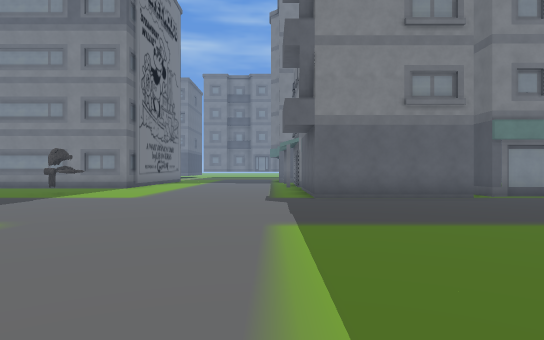
[1] (above)

22 first-person views from a walk through a level from a Godot 3-D game. The camera is 1.4 m above the floor, looks level and sees 75° across. The floor is counted in squares, 2 m on a side. Each view is taken from the middle of a square. On the plan, view 1 faces up. The plan holds only what a view shows up to about 11 squares ahead; the rest is blank. The place goes on beyond the plan. Flat picture figures and markers are not drawn. Characters and animated objects are not drawn. Some surface patterns are stand-ins.

[2]
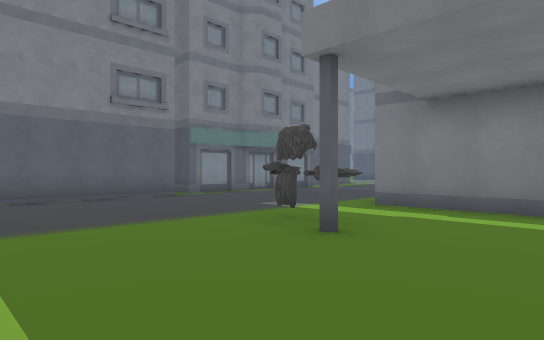

[3]
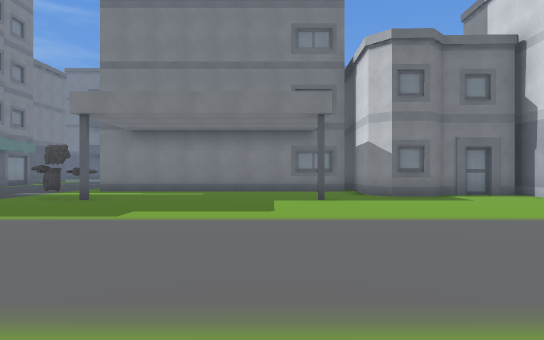

[4]
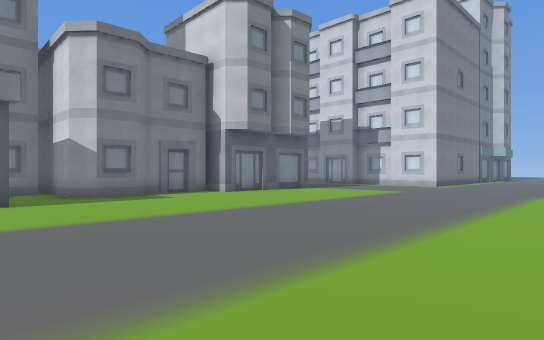

[5]
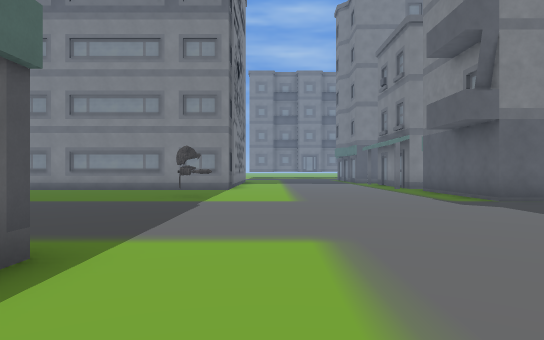

[6]
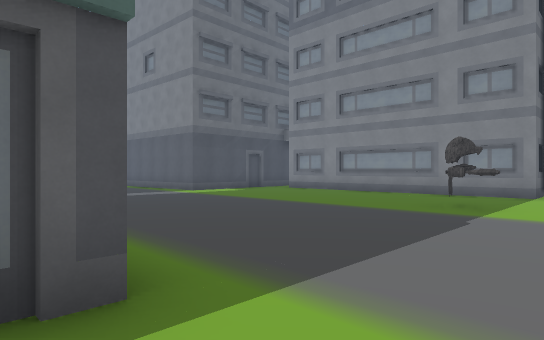

[7]
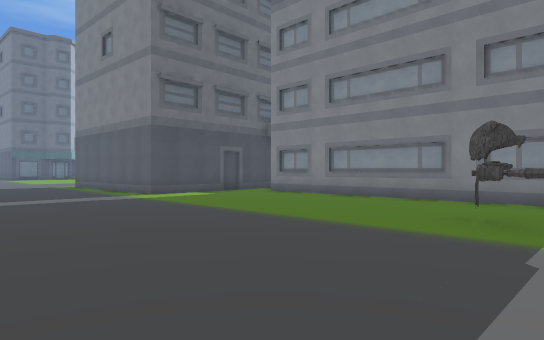

[8]
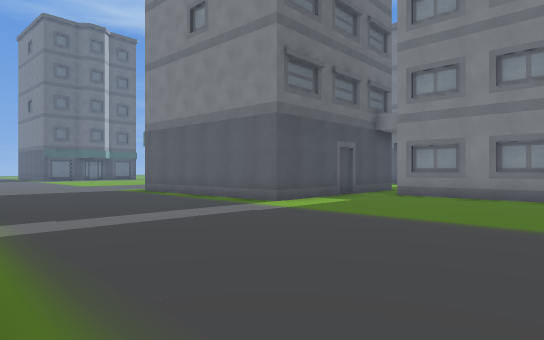

[9]
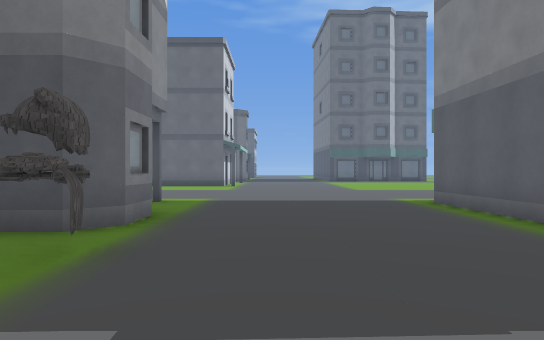

[10]
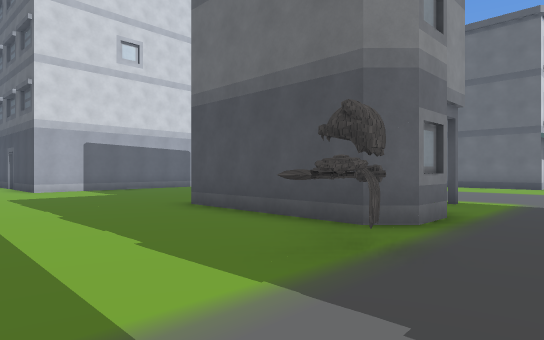

[11]
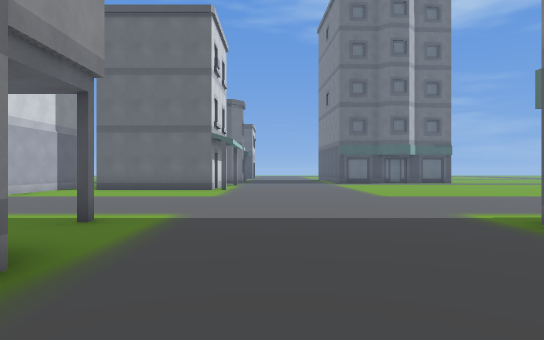

[12]
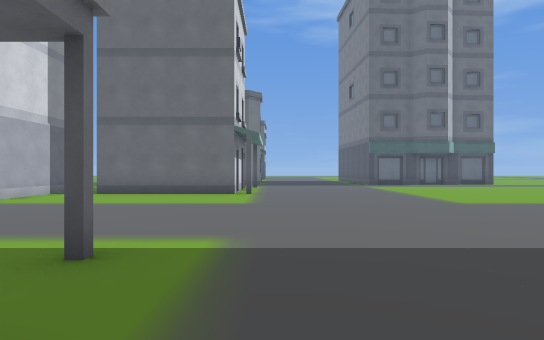

[13]
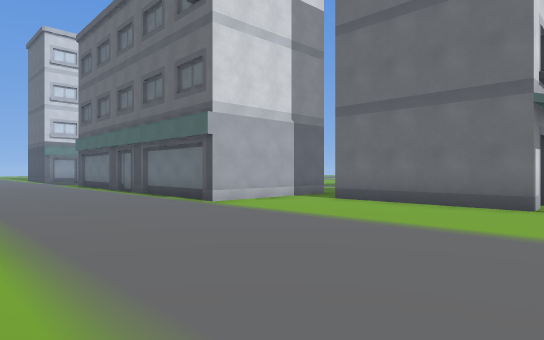

[14]
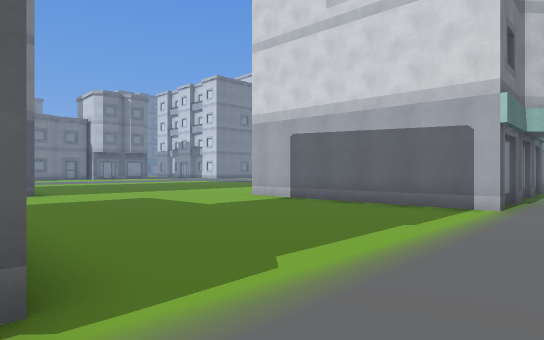

[15]
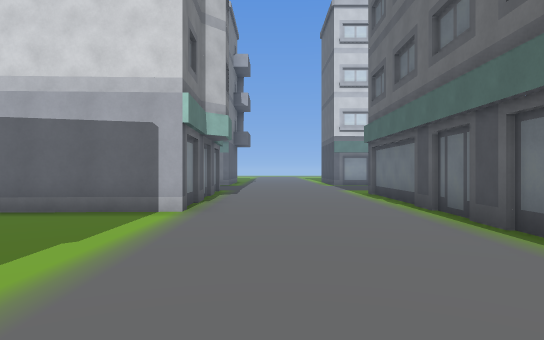

[16]
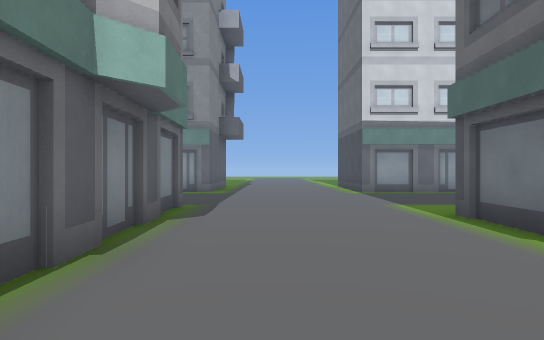

[17]
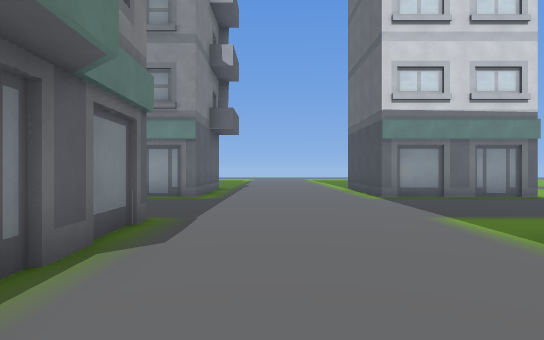

[18]
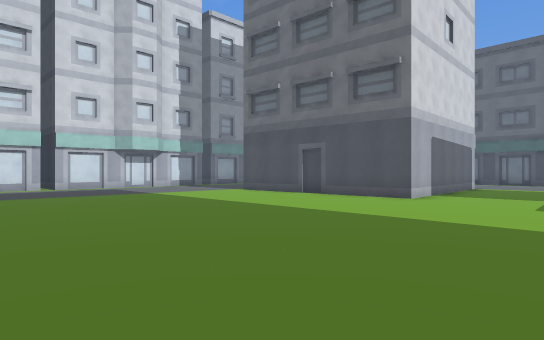

[19]
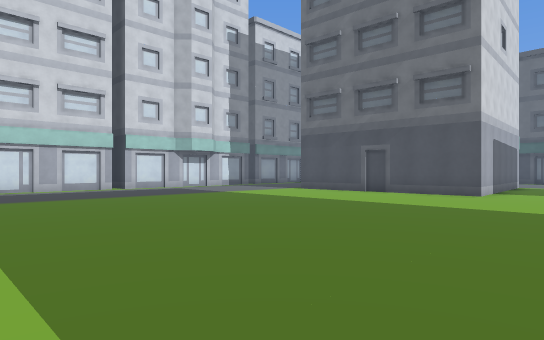

[20]
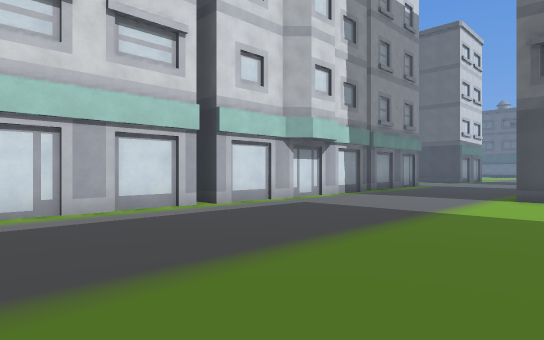

[21]
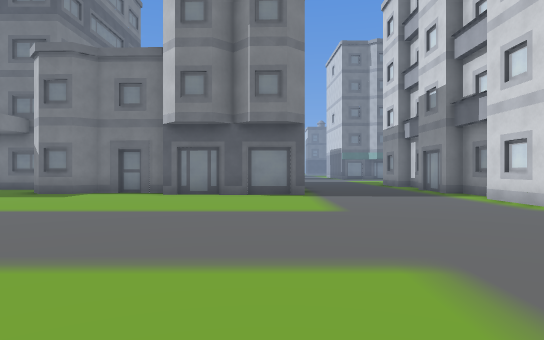

[22]
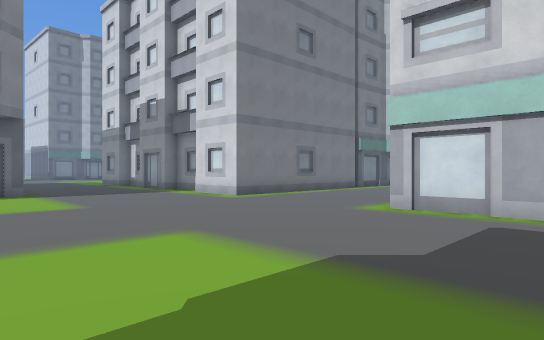

### Floor plan
Key: @ floor where view 1 was taken; # wall or solid block; . floor; C chest; B building.
Columns run from 30 left of view 1 to 8 right of it. Each row starts with its distance up from view 1.
 14                #.#######B
 13    ...         #..........
 12  ......        #...............#
 11  ........     ##........C......#
 10  .........#####B........C......#    #
  9  ..............................####B.B
  8  .....................................
  7  ......................................
  6  ......................................
  5  ......................................
  4 ##B.........B.C..... . ...........C....
  3   .......#.  #....      #.........C..#
  2   ........   #....       ........#...#
  1   .......    #...         . .........#
  0   .......#   #...          ...@......
 -1  ................         ...........
 -2  ###B.............#      ............
 -3    ##................. .  .......B...
 -4     #................... ............B
 -5     #..............................####
 -6     #..............................#
 -7     #....B#####....................#
 -8     #....##   #....................#
 -9     #....#    #.......... ........B#
-10     #....#    #.......... ........##
-11     #....#      ..................#
-12     .....#     ...................#
-13    ......#  ......................#
-14   ........  ........................
-15   ........   .......................
-16  ..........   ......................
-17  ##.B......B  B######.B.B...........
-18     #....#          #      ....#  B#
-19     #....#                 ....#

Where each view was taken, in squares from view 1:
view 1: 0 up, 0 right, facing up
view 2: 0 up, 0 right, facing up-right
view 3: 2 down, 5 left, facing right
view 4: 2 down, 5 left, facing down-right
view 5: 1 up, 4 left, facing up
view 6: 3 up, 4 left, facing up-left
view 7: 5 up, 5 left, facing up-left
view 8: 4 up, 9 left, facing up-left
view 9: 6 up, 13 left, facing left
view 10: 6 up, 13 left, facing down-left
view 11: 6 up, 16 left, facing left
view 12: 5 up, 18 left, facing left
view 13: 5 up, 21 left, facing down-left
view 14: 0 up, 23 left, facing down-right
view 15: 1 down, 23 left, facing down
view 16: 6 down, 23 left, facing down
view 17: 8 down, 23 left, facing down
view 18: 3 down, 7 left, facing down-left
view 19: 4 down, 5 left, facing down-left
view 20: 11 down, 6 left, facing down-left
view 21: 12 down, 6 left, facing right
view 22: 11 down, 7 left, facing down-right
